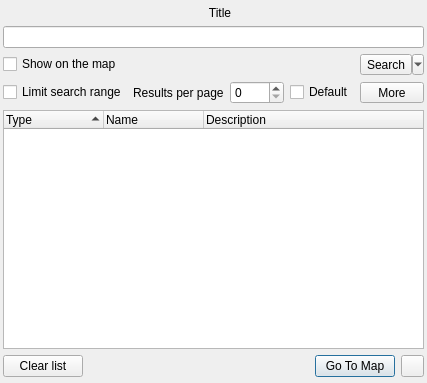
<?xml version="1.0" encoding="UTF-8"?>
<ui version="4.0">
 <class>MapSearchDialog</class>
 <widget class="QDialog" name="MapSearchDialog">
  <property name="geometry">
   <rect>
    <x>0</x>
    <y>0</y>
    <width>400</width>
    <height>383</height>
   </rect>
  </property>
  <property name="sizePolicy">
   <sizepolicy hsizetype="Expanding" vsizetype="Expanding">
    <horstretch>0</horstretch>
    <verstretch>0</verstretch>
   </sizepolicy>
  </property>
  <property name="windowTitle">
   <string>Search on the map</string>
  </property>
  <layout class="QVBoxLayout" name="verticalLayout">
   <property name="leftMargin">
    <number>3</number>
   </property>
   <property name="topMargin">
    <number>6</number>
   </property>
   <property name="rightMargin">
    <number>3</number>
   </property>
   <property name="bottomMargin">
    <number>6</number>
   </property>
   <item>
    <layout class="QHBoxLayout" name="horizontalLayout_2">
     <item>
      <widget class="QLabel" name="lblIcon">
       <property name="text">
        <string/>
       </property>
      </widget>
     </item>
     <item>
      <widget class="QLabel" name="lblTitle">
       <property name="sizePolicy">
        <sizepolicy hsizetype="Expanding" vsizetype="Preferred">
         <horstretch>0</horstretch>
         <verstretch>0</verstretch>
        </sizepolicy>
       </property>
       <property name="text">
        <string>Title</string>
       </property>
       <property name="alignment">
        <set>Qt::AlignCenter</set>
       </property>
      </widget>
     </item>
    </layout>
   </item>
   <item>
    <layout class="QGridLayout" name="gridLayout" rowstretch="0,0,0" columnstretch="0,0,0,0,0">
     <item row="0" column="0" colspan="5">
      <widget class="QLineEdit" name="ledSearch"/>
     </item>
     <item row="2" column="0">
      <widget class="QCheckBox" name="chkLimitSearchRange">
       <property name="sizePolicy">
        <sizepolicy hsizetype="Preferred" vsizetype="Fixed">
         <horstretch>0</horstretch>
         <verstretch>0</verstretch>
        </sizepolicy>
       </property>
       <property name="text">
        <string>Limit search range</string>
       </property>
      </widget>
     </item>
     <item row="2" column="4">
      <widget class="QToolButton" name="tbMore">
       <property name="sizePolicy">
        <sizepolicy hsizetype="Preferred" vsizetype="Fixed">
         <horstretch>0</horstretch>
         <verstretch>0</verstretch>
        </sizepolicy>
       </property>
       <property name="text">
        <string>More</string>
       </property>
      </widget>
     </item>
     <item row="2" column="3">
      <widget class="QCheckBox" name="chkDefault">
       <property name="sizePolicy">
        <sizepolicy hsizetype="Preferred" vsizetype="Fixed">
         <horstretch>0</horstretch>
         <verstretch>0</verstretch>
        </sizepolicy>
       </property>
       <property name="text">
        <string>Default</string>
       </property>
      </widget>
     </item>
     <item row="2" column="1">
      <widget class="QLabel" name="lblResultsPerPage">
       <property name="text">
        <string>Results per page</string>
       </property>
      </widget>
     </item>
     <item row="2" column="2">
      <widget class="QSpinBox" name="spbResultsPerPage">
       <property name="sizePolicy">
        <sizepolicy hsizetype="Preferred" vsizetype="Fixed">
         <horstretch>0</horstretch>
         <verstretch>0</verstretch>
        </sizepolicy>
       </property>
       <property name="maximum">
        <number>9999</number>
       </property>
      </widget>
     </item>
     <item row="1" column="4">
      <widget class="QToolButton" name="tbSearch">
       <property name="sizePolicy">
        <sizepolicy hsizetype="Preferred" vsizetype="Fixed">
         <horstretch>0</horstretch>
         <verstretch>0</verstretch>
        </sizepolicy>
       </property>
       <property name="text">
        <string>Search</string>
       </property>
       <property name="popupMode">
        <enum>QToolButton::MenuButtonPopup</enum>
       </property>
       <property name="toolButtonStyle">
        <enum>Qt::ToolButtonTextBesideIcon</enum>
       </property>
      </widget>
     </item>
     <item row="1" column="0" colspan="3">
      <widget class="QCheckBox" name="chkShow">
       <property name="sizePolicy">
        <sizepolicy hsizetype="Preferred" vsizetype="Fixed">
         <horstretch>0</horstretch>
         <verstretch>0</verstretch>
        </sizepolicy>
       </property>
       <property name="text">
        <string>Show on the map</string>
       </property>
      </widget>
     </item>
    </layout>
   </item>
   <item>
    <widget class="QTreeWidget" name="twFound">
     <property name="sizePolicy">
      <sizepolicy hsizetype="Expanding" vsizetype="Expanding">
       <horstretch>0</horstretch>
       <verstretch>0</verstretch>
      </sizepolicy>
     </property>
     <property name="contextMenuPolicy">
      <enum>Qt::CustomContextMenu</enum>
     </property>
     <property name="rootIsDecorated">
      <bool>false</bool>
     </property>
     <attribute name="headerShowSortIndicator" stdset="0">
      <bool>true</bool>
     </attribute>
     <column>
      <property name="text">
       <string>Type</string>
      </property>
     </column>
     <column>
      <property name="text">
       <string>Name</string>
      </property>
     </column>
     <column>
      <property name="text">
       <string>Description</string>
      </property>
     </column>
    </widget>
   </item>
   <item>
    <layout class="QHBoxLayout" name="horizontalLayout">
     <item>
      <widget class="QPushButton" name="pbClear">
       <property name="sizePolicy">
        <sizepolicy hsizetype="Preferred" vsizetype="Fixed">
         <horstretch>0</horstretch>
         <verstretch>0</verstretch>
        </sizepolicy>
       </property>
       <property name="text">
        <string>Clear list</string>
       </property>
       <property name="autoDefault">
        <bool>false</bool>
       </property>
      </widget>
     </item>
     <item>
      <spacer name="horizontalSpacer">
       <property name="orientation">
        <enum>Qt::Horizontal</enum>
       </property>
       <property name="sizeHint" stdset="0">
        <size>
         <width>40</width>
         <height>20</height>
        </size>
       </property>
      </spacer>
     </item>
     <item>
      <widget class="QPushButton" name="pButGoTo">
       <property name="text">
        <string>Go To Map</string>
       </property>
      </widget>
     </item>
     <item>
      <widget class="QPushButton" name="pbSettings">
       <property name="sizePolicy">
        <sizepolicy hsizetype="Preferred" vsizetype="Fixed">
         <horstretch>0</horstretch>
         <verstretch>0</verstretch>
        </sizepolicy>
       </property>
       <property name="maximumSize">
        <size>
         <width>23</width>
         <height>23</height>
        </size>
       </property>
       <property name="toolTip">
        <string>Settings</string>
       </property>
       <property name="text">
        <string notr="true"/>
       </property>
       <property name="autoDefault">
        <bool>false</bool>
       </property>
      </widget>
     </item>
    </layout>
   </item>
  </layout>
 </widget>
 <resources/>
 <connections>
  <connection>
   <sender>twFound</sender>
   <signal>itemActivated(QTreeWidgetItem*,int)</signal>
   <receiver>MapSearchDialog</receiver>
   <slot>onItemActivated(QTreeWidgetItem*,int)</slot>
   <hints>
    <hint type="sourcelabel">
     <x>199</x>
     <y>147</y>
    </hint>
    <hint type="destinationlabel">
     <x>199</x>
     <y>149</y>
    </hint>
   </hints>
  </connection>
  <connection>
   <sender>ledSearch</sender>
   <signal>returnPressed()</signal>
   <receiver>tbSearch</receiver>
   <slot>click()</slot>
   <hints>
    <hint type="sourcelabel">
     <x>167</x>
     <y>19</y>
    </hint>
    <hint type="destinationlabel">
     <x>360</x>
     <y>19</y>
    </hint>
   </hints>
  </connection>
  <connection>
   <sender>twFound</sender>
   <signal>customContextMenuRequested(QPoint)</signal>
   <receiver>MapSearchDialog</receiver>
   <slot>onCustomContextMenuRequested(QPoint)</slot>
   <hints>
    <hint type="sourcelabel">
     <x>199</x>
     <y>147</y>
    </hint>
    <hint type="destinationlabel">
     <x>199</x>
     <y>149</y>
    </hint>
   </hints>
  </connection>
  <connection>
   <sender>tbSearch</sender>
   <signal>clicked()</signal>
   <receiver>MapSearchDialog</receiver>
   <slot>onSearchClicked()</slot>
   <hints>
    <hint type="sourcelabel">
     <x>360</x>
     <y>19</y>
    </hint>
    <hint type="destinationlabel">
     <x>199</x>
     <y>149</y>
    </hint>
   </hints>
  </connection>
  <connection>
   <sender>pbClear</sender>
   <signal>clicked()</signal>
   <receiver>MapSearchDialog</receiver>
   <slot>onClearListClicked()</slot>
   <hints>
    <hint type="sourcelabel">
     <x>351</x>
     <y>277</y>
    </hint>
    <hint type="destinationlabel">
     <x>199</x>
     <y>149</y>
    </hint>
   </hints>
  </connection>
  <connection>
   <sender>chkShow</sender>
   <signal>toggled(bool)</signal>
   <receiver>MapSearchDialog</receiver>
   <slot>onShowPois(bool)</slot>
   <hints>
    <hint type="sourcelabel">
     <x>63</x>
     <y>276</y>
    </hint>
    <hint type="destinationlabel">
     <x>199</x>
     <y>149</y>
    </hint>
   </hints>
  </connection>
  <connection>
   <sender>chkLimitSearchRange</sender>
   <signal>clicked(bool)</signal>
   <receiver>MapSearchDialog</receiver>
   <slot>onLimitSearchRange(bool)</slot>
   <hints>
    <hint type="sourcelabel">
     <x>65</x>
     <y>45</y>
    </hint>
    <hint type="destinationlabel">
     <x>215</x>
     <y>269</y>
    </hint>
   </hints>
  </connection>
  <connection>
   <sender>pbSettings</sender>
   <signal>clicked()</signal>
   <receiver>MapSearchDialog</receiver>
   <slot>onSettings()</slot>
   <hints>
    <hint type="sourcelabel">
     <x>409</x>
     <y>517</y>
    </hint>
    <hint type="destinationlabel">
     <x>215</x>
     <y>269</y>
    </hint>
   </hints>
  </connection>
  <connection>
   <sender>tbMore</sender>
   <signal>clicked()</signal>
   <receiver>MapSearchDialog</receiver>
   <slot>onSearchClicked()</slot>
   <hints>
    <hint type="sourcelabel">
     <x>406</x>
     <y>45</y>
    </hint>
    <hint type="destinationlabel">
     <x>222</x>
     <y>269</y>
    </hint>
   </hints>
  </connection>
  <connection>
   <sender>spbResultsPerPage</sender>
   <signal>valueChanged(int)</signal>
   <receiver>MapSearchDialog</receiver>
   <slot>onResultsPerPageChanged(int)</slot>
   <hints>
    <hint type="sourcelabel">
     <x>283</x>
     <y>45</y>
    </hint>
    <hint type="destinationlabel">
     <x>222</x>
     <y>269</y>
    </hint>
   </hints>
  </connection>
  <connection>
   <sender>chkDefault</sender>
   <signal>toggled(bool)</signal>
   <receiver>MapSearchDialog</receiver>
   <slot>onDefaultToggled(bool)</slot>
   <hints>
    <hint type="sourcelabel">
     <x>342</x>
     <y>45</y>
    </hint>
    <hint type="destinationlabel">
     <x>222</x>
     <y>269</y>
    </hint>
   </hints>
  </connection>
  <connection>
   <sender>spbResultsPerPage</sender>
   <signal>valueChanged(int)</signal>
   <receiver>MapSearchDialog</receiver>
   <slot>onMapSettingsChanged()</slot>
   <hints>
    <hint type="sourcelabel">
     <x>280</x>
     <y>45</y>
    </hint>
    <hint type="destinationlabel">
     <x>222</x>
     <y>269</y>
    </hint>
   </hints>
  </connection>
  <connection>
   <sender>chkLimitSearchRange</sender>
   <signal>toggled(bool)</signal>
   <receiver>MapSearchDialog</receiver>
   <slot>onMapSettingsChanged()</slot>
   <hints>
    <hint type="sourcelabel">
     <x>65</x>
     <y>45</y>
    </hint>
    <hint type="destinationlabel">
     <x>222</x>
     <y>269</y>
    </hint>
   </hints>
  </connection>
  <connection>
   <sender>ledSearch</sender>
   <signal>textChanged(QString)</signal>
   <receiver>MapSearchDialog</receiver>
   <slot>onMapSettingsChanged()</slot>
   <hints>
    <hint type="sourcelabel">
     <x>190</x>
     <y>19</y>
    </hint>
    <hint type="destinationlabel">
     <x>222</x>
     <y>269</y>
    </hint>
   </hints>
  </connection>
 </connections>
 <slots>
  <slot>onItemActivated(QTreeWidgetItem*,int)</slot>
  <slot>onCustomContextMenuRequested(QPoint)</slot>
  <slot>onSearchClicked()</slot>
  <slot>onClearListClicked()</slot>
  <slot>onShowPois(bool)</slot>
  <slot>onLimitSearchRange(bool)</slot>
  <slot>onSettings()</slot>
  <slot>onDefaultToggled(bool)</slot>
  <slot>onResultsPerPageChanged(int)</slot>
  <slot>onMapSettingsChanged()</slot>
 </slots>
</ui>
